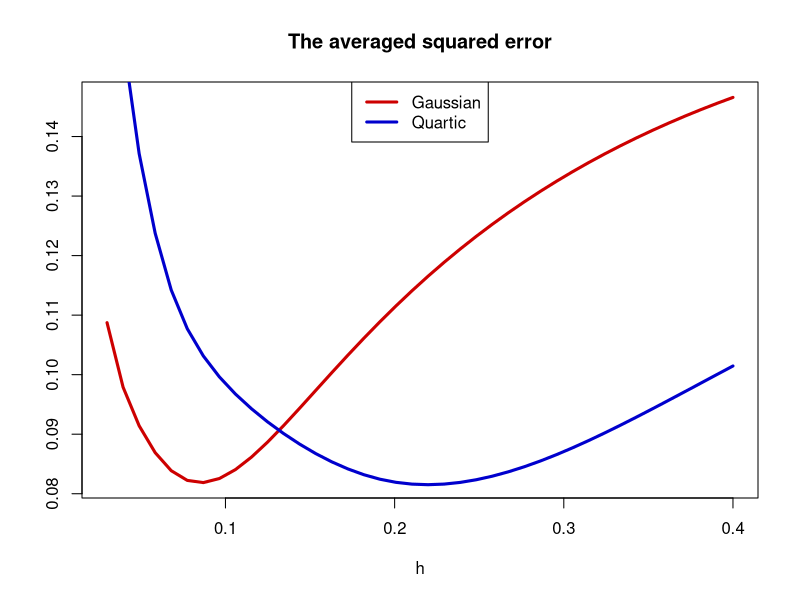

R code for this plot:

# clear variables and close windows
rm(list = ls(all = TRUE))
graphics.off()

# SUBROUTINES

# kernel smoothing routine
sker = function(x, y, h, N, f) {
    # kernel regression smoothing for different kernel functions
    
    # kernel functions
    kern = function(x, f) {
        x = as.matrix(x)
        if (f == "gau") {
            # gaussian kernel
            y = dnorm(x)
        } else if (f == "qua") {
            # quadric / biweight kernel
            y = 0.9375 * (abs(x) < 1) * (1 - x^2)^2
        } else if (f == "cosi") {
            # cosine kernel
            y = (pi/4) * cos((pi/2) * x) * (abs(x) < 1)
        } else if (f == "tri") {
            # triweight kernel
            y = 35/32 * (abs(x) < 1) * (1 - x^2)^3
        } else if (f == "tria") {
            # triangular kernel
            y = (1 - abs(x)) * (abs(x) < 1)
        } else if (f == "uni") {
            # uniform kernel
            y = 0.5 * (abs(x) < 1)
        } else if (f == "spline") {
            y = 0.5 * (exp(-abs(x)/sqrt(2))) * (sin(abs(x)/sqrt(2) + pi/4))
        }
        return(y)
    }
    
    # Default parameters
    if (missing(N)) {
        N = 100
    }
    if (missing(f)) {
        f = "qua"
    }
    
    r.n = length(x)
    if (missing(h)) {
        stop("There is no enough variation in the data. Regression is meaningless.")
    }
    r.h = h
    r.x = seq(min(x), max(x), length = N)
    r.f = matrix(0, N)
    for (k in 1:N) {
        z = kern((r.x[k] - x)/h, f)
        r.f[k] = sum(z * y)/sum(z)
    }
    return(list(mx = r.x, mh = r.f))
}
# end sker

# procedure ASE
ASE = function(x, h) {
    # procedure ASE computes the averaged squared
    x = as.matrix(x)
    set.seed(50)
    w = matrix(0, nrow(x))
    tmp1 = matrix(1, length(h))
    tmp2 = matrix(1, length(h))
    
    mx = exp((-1) * (200 * ((x - 0.5)^2))) + 1 - x  # regression curve m(x) 
    ei = rnorm(length(mx))  # standard normal distribution for errors
    y = mx + ei  # y values
    j = 1
    
    w = (abs(x - 0.5) <= 0.4)
    # weighted function
    while (j < (length(h) + 1)) {
        mg = sker(x, y, h[j], N = 100, f = "gau")$mh
        mq = sker(x, y, h[j], N = 100, f = "qua")$mh
        tmp1[j, ] = sum(w * (mg - mx)^2, na.rm = T)  # computes the ASE
        tmp2[j, ] = sum(w * (mq - mx)^2, na.rm = T)
        j = j + 1
    }
    
    tmp1 = tmp1/nrow(x)
    tmp2 = tmp2/nrow(x)
    tmp = cbind(tmp1, tmp2)
    # return(cbind(tmp1, tmp2))
    return(tmp)
}
# end subroutine

set.seed(90)
n = 100
x = runif(n, 0, 1)  # uniform distribution for x values
x = sort(x)
mx = exp((-1) * (200 * ((x - 0.5)^2))) + 1 - x  # regression curve m(x) 
ei = rnorm(n, 0, 1)  # standard normal distribution for errors
y = mx + ei  # y values
h = seq(0.03, 0.4, length = 40)  # vecor of h

TEMP = ASE(x, h)  # calls the procedure ASE

dag = TEMP[, 1]
daq = TEMP[, 2]

ind1 = which(dag == min(dag), arr.ind = T)
ind2 = which(daq == min(daq), arr.ind = T)

dag = cbind(h, dag)
daq = cbind(h, daq)

# plot
plot(dag, type = "l", col = "red3", lwd = 3, xlab = "h", ylab = "")
title("The averaged squared error")
lines(daq, col = "blue3", lwd = 3, lty = 1, type = "l")
legend("top", c("Gaussian", "Quartic"), col = c("red3", "blue3"), lty = c(1, 1), lwd = c(3, 
    3))

min1 = dag[ind1, 1]  # binwidths with the minimal ASE
min2 = daq[ind2, 1]

print("h_opt: gaussian")
min1
print("h_opt: quartic")
min2
